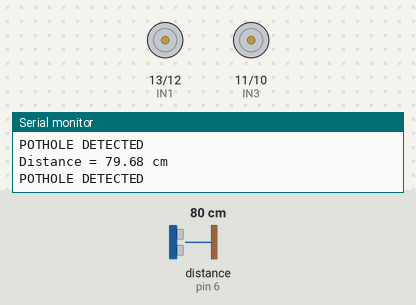
Simulated run of this sketch. Board: Arduino Uno, built with avr-gcc and run on an emulated ATmega328P. Shown: motor-driver pin pairs drawn as motors (green arrow = first pin HIGH = forward, orange = second pin HIGH = backward, longer = more drive, scaled by the enable pin), the last lines printed to the serial monitor. Wiring (inferred from the names in the program): ultrasonic range finder: trigger pin 7; echo pin 6. The inputs (shaded band) are chosen by the test bench; at power-on: distance to the obstacle (sensor on pin 6) 80 cm. The echo pulse lasts 58.3 µs per cm.

Above: at 5.4 s.
5.5 s: distance to the obstacle (sensor on pin 6) set to 4 cm
At 9.8 s:
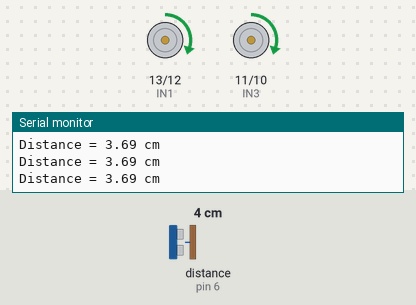
15.6 s: distance to the obstacle (sensor on pin 6) set to 7 cm
At 16.9 s:
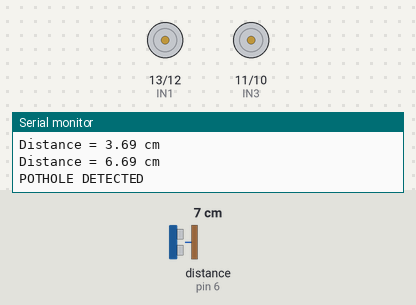
25.7 s: distance to the obstacle (sensor on pin 6) set to 2 cm
At 29.4 s:
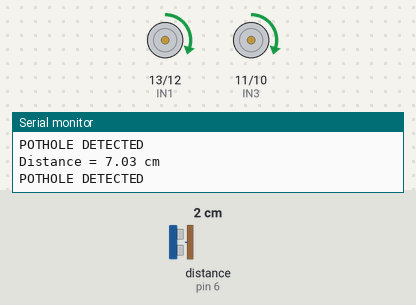
31.2 s: distance to the obstacle (sensor on pin 6) set to 9 cm
At 31.9 s:
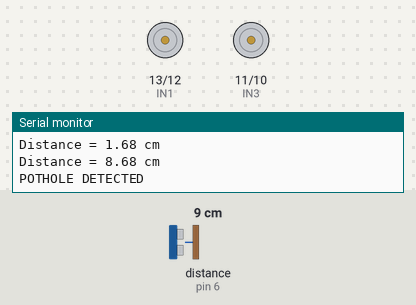
Timing chart, 0 to 41.9 s (numbered marks = the images above; inputs shaded):
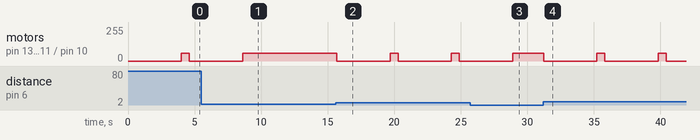

The sketch:

pothole_detection_system.ino
```cpp
//==============================
// POTHOLE DETECTION ROBOT
//==============================

// L298N Motor Driver Pins
#define ENA 9
#define IN1 13
#define IN2 12
#define IN3 11
#define IN4 10
#define ENB 5

// HC-SR04 Pins
#define TRIG_PIN 7
#define ECHO_PIN 6

long duration;
float distance;

void setup()
{
  pinMode(ENA, OUTPUT);
  pinMode(ENB, OUTPUT);

  pinMode(IN1, OUTPUT);
  pinMode(IN2, OUTPUT);
  pinMode(IN3, OUTPUT);
  pinMode(IN4, OUTPUT);

  pinMode(TRIG_PIN, OUTPUT);
  pinMode(ECHO_PIN, INPUT);

  Serial.begin(9600);
}

void loop()
{
  distance = getDistance();

  Serial.print("Distance = ");
  Serial.print(distance);
  Serial.println(" cm");

  if(distance >= 5.5)
  {
    Serial.println("POTHOLE DETECTED");

    stopRobot();

    delay(4000);     // Stop for 4 seconds

    moveForward();

    delay(500);      // Avoid immediate re-detection
  }
  else
  {
    moveForward();
  }

  delay(100);
}

//==============================
// Measure Distance
//==============================
float getDistance()
{
  digitalWrite(TRIG_PIN, LOW);
  delayMicroseconds(2);

  digitalWrite(TRIG_PIN, HIGH);
  delayMicroseconds(10);

  digitalWrite(TRIG_PIN, LOW);

  duration = pulseIn(ECHO_PIN, HIGH);

  distance = duration * 0.0343 / 2.0;

  return distance;
}

//==============================
// Move Forward (Slow Speed)
//==============================
void moveForward()
{
  analogWrite(ENA, 60);   // Slow speed
  analogWrite(ENB, 60);   // Slow speed

  digitalWrite(IN1, HIGH);
  digitalWrite(IN2, LOW);

  digitalWrite(IN3, HIGH);
  digitalWrite(IN4, LOW);
}

//==============================
// Stop Robot
//==============================
void stopRobot()
{
  analogWrite(ENA, 0);
  analogWrite(ENB, 0);

  digitalWrite(IN1, LOW);
  digitalWrite(IN2, LOW);

  digitalWrite(IN3, LOW);
  digitalWrite(IN4, LOW);
}
```

Measured:
- the behaviour switches between 5 and 6 cm on distance to the obstacle (sensor on pin 6) (found by bisection; images 1 and 2)
- after the input at 5.5 s, motor on pin 13 (IN1) / pin 12 (IN2), motor on pin 11 (IN3) / pin 10 (IN4): goes on until 8.6 s, then stays forward 60/255
- after the input at 15.6 s, motor on pin 13 (IN1) / pin 12 (IN2), motor on pin 11 (IN3) / pin 10 (IN4): alternates forward 60/255 for 0.60 s and stopped for 4.0 s, starting after 0.09 s
- after the input at 25.7 s, motor on pin 13 (IN1) / pin 12 (IN2), motor on pin 11 (IN3) / pin 10 (IN4): goes on until 28.9 s, then stays forward 60/255
- after the input at 31.2 s, motor on pin 13 (IN1) / pin 12 (IN2), motor on pin 11 (IN3) / pin 10 (IN4): alternates forward 60/255 for 0.60 s and stopped for 4.0 s, starting at once
